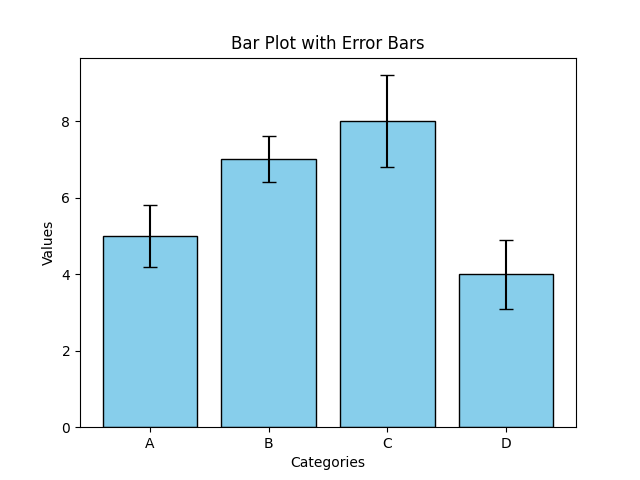

Python code for this plot:
import matplotlib.pyplot as plt
import numpy as np

# Data
categories = ['A', 'B', 'C', 'D']
values = [5, 7, 8, 4]
errors = [0.8, 0.6, 1.2, 0.9]  # Error values

# Bar plot with error bars
plt.bar(categories, values, yerr=errors, capsize=5, color='skyblue', edgecolor='black')

# Add labels and title
plt.xlabel('Categories')
plt.ylabel('Values')
plt.title('Bar Plot with Error Bars')

# Show plot
plt.savefig('test2.png')
